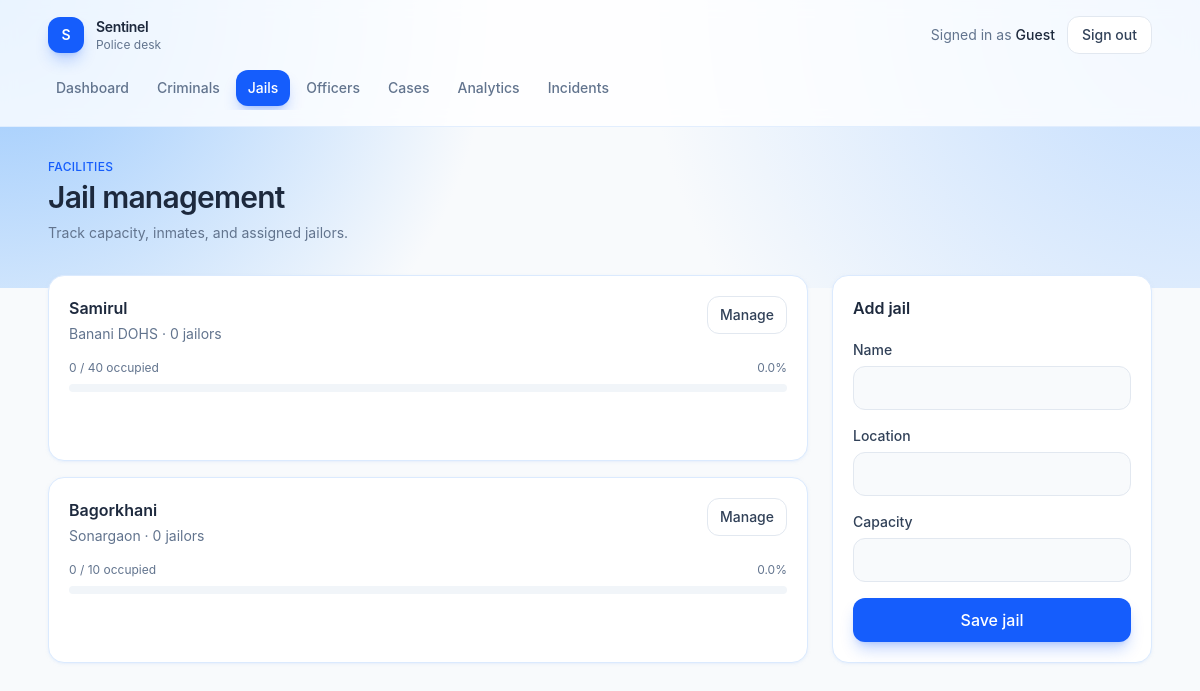
Page /jails (signed in) on the earlier database version.
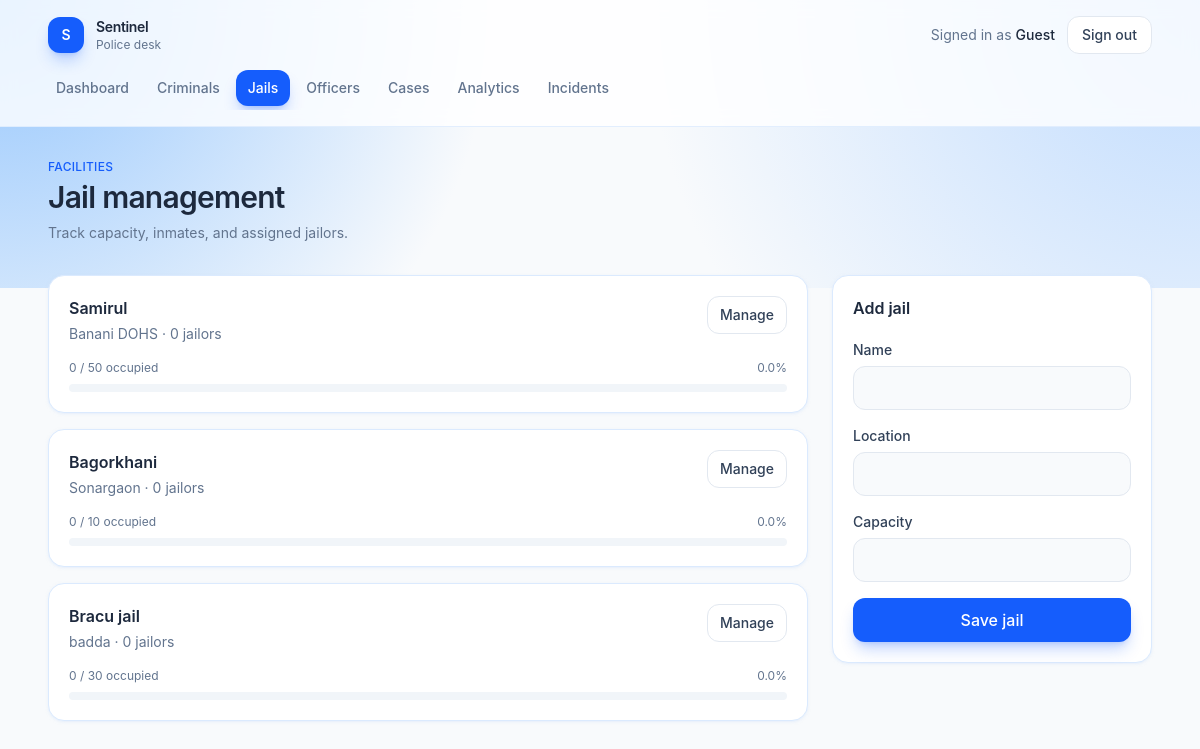
Same page on the later database version.
### tables this page shows
CREATE TABLE Jail (
    JID INTEGER PRIMARY KEY,
    Name TEXT NOT NULL,
    Location TEXT,
    Capacity INTEGER
);

### app.py (the view, shortened to what this page needs)
@app.route("/jails", methods=["GET", "POST"])
def jails():
    if not check_login():
            return redirect("/login")
    if request.method == "GET":
        db = get_db()
        jail = db.execute("SELECT * FROM Jail").fetchall()
        return render_template("jails.html", jails=jail)

### app.py (called while the page is built)
def get_db():
    if "db" not in g:
        g.db = sqlite3.connect(app.config["DATABASE"])
        g.db.row_factory = sqlite3.Row
    return g.db

def check_login():
    if session.get("loggedin_UID") is None:
        return False
    return True

### templates/jails.html (shortened to what this page needs)
{% extends "app.html" %}
{% set jails = jails if jails is defined else [
    {"JID": 1, "Name": "Dhaka Central Jail", "Location": "Keraniganj", "Capacity": 400, "occupancy": 312, "jailor_count": 4},
    {"JID": 2, "Name": "Kashimpur Central Jail", "Location": "Gazipur", "Capacity": 250, "occupancy": 180, "jailor_count": 2},
    {"JID": 3, "Name": "Chittagong Central Jail", "Location": "Chattogram", "Capacity": 300, "occupancy": 210, "jailor_count": 3},
] %}
{% block page %}
<div class="mb-8">
    <p class="text-xs font-medium uppercase tracking-wide text-blue-600">Facilities</p>
    <h1 class="mt-1 text-3xl font-semibold tracking-tight text-slate-800">Jail management</h1>
    <p class="mt-2 text-sm text-slate-500">Track capacity, inmates, and assigned jailors.</p>
</div>
<div class="grid gap-6 lg:grid-cols-[minmax(0,1fr)_20rem]">
    <div class="grid gap-4">
        {% if jails %}
            {% for jail in jails %}
            {% set pct = ((jail.occupancy or 0) / jail.Capacity * 100) if jail.Capacity else 0 %}
            <article class="rounded-2xl border border-blue-100 bg-white p-5 shadow-sm shadow-blue-100/50">
                <div class="flex items-start justify-between gap-4">
                    <div>
                        <h2 class="font-semibold text-slate-800">{{ jail.Name }}</h2>
                        <p class="mt-1 text-sm text-slate-500">{{ jail.Location or "—" }} · {{ jail.jailor_count or 0 }} jailors</p>
                    </div>
                    <a href="{{ url_for('jail_detail', jid=jail.JID) }}" class="rounded-xl border border-slate-200 px-3 py-2 text-sm font-medium text-slate-700 hover:border-blue-200 hover:bg-blue-50 hover:text-blue-700">Manage</a>
                </div>
                <div class="mt-4">
                    <div class="flex items-center justify-between text-xs text-slate-500">
                        <span>{{ jail.occupancy or 0 }} / {{ jail.Capacity or 0 }} occupied</span>
                        <span>{{ pct|round(0) }}%</span>
                    </div>
                    <div class="mt-2 h-2 overflow-hidden rounded-full bg-slate-100">
                    </div>
                </div>
            </article>
            {% endfor %}
        {% else %}
        <article class="rounded-2xl border border-blue-100 bg-white px-5 py-10 text-center text-sm text-slate-500">No jails on file.</article>
        {% endif %}
    </div>
    <article class="h-fit rounded-2xl border border-blue-100 bg-white p-5 shadow-sm shadow-blue-100/50">
        <h2 class="font-semibold text-slate-800">Add jail</h2>
        <form action="{{ url_for('jails') }}" method="post" class="mt-5 flex flex-col gap-4">
            <label class="flex flex-col gap-1.5 text-sm font-medium text-slate-700">
                Name
                <input type="text" name="Name" required class="h-11 rounded-xl border border-slate-200 bg-slate-50 px-3.5 outline-none focus:border-blue-500 focus:bg-white focus:ring-4 focus:ring-blue-100">
            </label>
            <label class="flex flex-col gap-1.5 text-sm font-medium text-slate-700">
                Location
                <input type="text" name="Location" class="h-11 rounded-xl border border-slate-200 bg-slate-50 px-3.5 outline-none focus:border-blue-500 focus:bg-white focus:ring-4 focus:ring-blue-100">
            </label>
            <label class="flex flex-col gap-1.5 text-sm font-medium text-slate-700">
                Capacity
                <input type="number" name="Capacity" min="1" class="h-11 rounded-xl border border-slate-200 bg-slate-50 px-3.5 outline-none focus:border-blue-500 focus:bg-white focus:ring-4 focus:ring-blue-100">
            </label>
            <button type="submit" class="h-11 rounded-xl bg-blue-600 font-medium text-white shadow-lg shadow-blue-600/25 transition hover:bg-blue-700">Save jail</button>
        </form>
    </article>
</div>
{% endblock %}

Differences in the rows shown:
changed Jail "Samirul": Capacity "40" → "50"
added Jail: Name "Bracu jail", Location "badda", jailor_count "0", occupancy "0", Capacity "30", pct "0.0"
